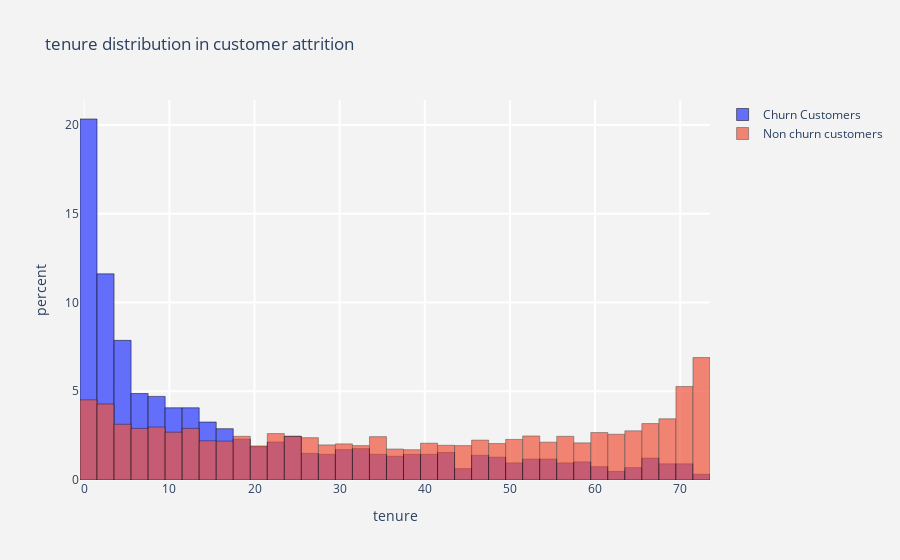

The notebook cell saved with this chart:
### Code cell
#defining data
trace1 = go.Histogram(x  = churn['tenure'],
                          histnorm= "percent",
                          name = "Churn Customers",
                          marker = dict(line = dict(width = .5,
                                                    color = "black"
                                                    )
                                        ),
                         opacity = 1
                         ) 
    
trace2 = go.Histogram(x  = not_churn['tenure'],
                      histnorm = "percent",
                      name = "Non churn customers",
                      marker = dict(line = dict(width = .5,
                                          color = "black"
                                         )
                             ),
                      opacity = .7
                     )
data = [trace1,trace2]

#defining layout
layout = go.Layout(dict(title ='tenure' + " distribution in customer attrition ",
                        plot_bgcolor  = "rgb(243,243,243)",
                        paper_bgcolor = "rgb(243,243,243)",
                        xaxis = dict(gridcolor = 'rgb(255, 255, 255)',
                                         title = 'tenure',
                                         zerolinewidth=1,
                                         ticklen=5,
                                         gridwidth=2
                                        ),
                        yaxis = dict(gridcolor = 'rgb(255, 255, 255)',
                                         title = "percent",
                                         zerolinewidth=1,
                                         ticklen=5,
                                         gridwidth=2
                                        )
                       ),barmode = 'overlay'
                  )

#defining figure and plotting
fig  = go.Figure(data=data,layout=layout)
iplot(fig)

# fig = go.Figure()
# fig.add_trace(go.Histogram(x=churn['tenure']))
# fig.add_trace(go.Histogram(x=not_churn['tenure']))
# # Overlay both histograms
# # fig.update_layout(barmode='overlay')
# # Reduce opacity to see both histograms
# fig.update_traces(opacity=0.75)
# fig.show()

### Figure 1 — Plotly figure (JSON) as saved in the notebook; plotly's stock layout.template omitted (floating-point values rounded to 4 significant figures; data arrays with more than 128 entries replaced by an {"elided": "..."} marker saying what was removed)
{"data": [{"histnorm": "percent", "marker": {"line": {"color": "black", "width": 0.5}}, "name": "Churn Customers", "opacity": 1, "type": "histogram", "x": {"elided": "1869 int values"}}, {"histnorm": "percent", "marker": {"line": {"color": "black", "width": 0.5}}, "name": "Non churn customers", "opacity": 0.7, "type": "histogram", "x": {"elided": "5163 int values"}}], "layout": {"barmode": "overlay", "paper_bgcolor": "rgb(243,243,243)", "plot_bgcolor": "rgb(243,243,243)", "title": {"text": "tenure distribution in customer attrition "}, "xaxis": {"gridcolor": "rgb(255, 255, 255)", "gridwidth": 2, "ticklen": 5, "title": {"text": "tenure"}, "zerolinewidth": 1}, "yaxis": {"gridcolor": "rgb(255, 255, 255)", "gridwidth": 2, "ticklen": 5, "title": {"text": "percent"}, "zerolinewidth": 1}}}
